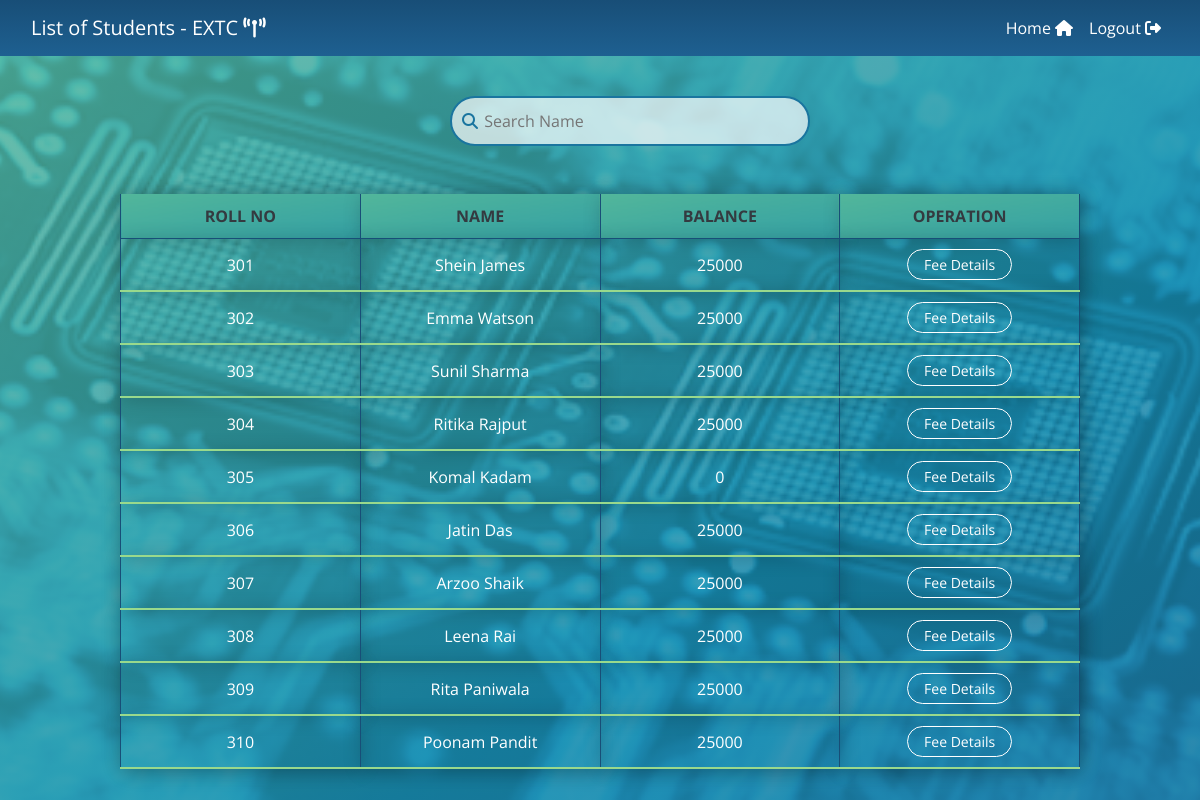
The app's page /extc.php with its own data.
### tables this page shows
CREATE TABLE `extc` (
  `name` varchar(20) NOT NULL,
  `id` int(20) NOT NULL,
  `contact` varchar(20) NOT NULL,
  `email` varchar(30) NOT NULL,
  `joindate` date NOT NULL,
  `balance` int(30) NOT NULL
);

### extc.php (the view, shortened to what this page needs)
<!DOCTYPE html>
<html>
  <head>
    <link href="https://cdn.jsdelivr.net/npm/bootstrap@5.0.1/dist/css/bootstrap.min.css" rel="stylesheet">
    <link rel="stylesheet" href="https://maxcdn.bootstrapcdn.com/bootstrap/4.5.0/css/bootstrap.min.css">
    <link href="styles.css" rel="stylesheet">
  </head>
  <body>
    <nav class="navbar navbar-expand-md navbar-dark fixed-top">
      <div class="container-fluid">
        <a class="navbar-brand">List of Students - EXTC <i class="fas fa-broadcast-tower"></i></a>
        <div class="collapse navbar-collapse" id="navbarCollapse">
          <ul class="navbar-nav ms-auto">
            <li class="nav-item">
              <a class="nav-link active" aria-current="page" href="home.html">Home <i class="fas fa-home"></i></a>
            </li>
            <li class="nav-item">
              <a class="nav-link active" aria-current="page" href="logout.php">Logout <i class="fas fa-sign-out-alt"></i></a>
            </li>
          </ul>
        </div>
      </div>
    </nav>
    <div class="bg_extc">
      <br><br><br><br>
      <div class="search">
        <i class="fas fa-search" style="color: #1A759F;"></i>
        <input class="search-bar" id="search" type="text" placeholder="Search Name">
      </div>
      <br><br>
      <table>
        <thead>
          <tr class="text-uppercase text-dark">
            <th scope="col" class="text-center px-5">Roll No</th>
            <th scope="col" class="text-center px-5">Name</th>
            <th scope="col" class="text-center px-5">Balance</th>
            <th scope="col" class="text-center px-5">Operation</th>
          </tr>
        </thead>
        <tbody id="output">
          <?php
          $conn = mysqli_connect("localhost", "root", "", "fees");
          $sql = "SELECT * FROM extc";
          $result = mysqli_query($conn,$sql);
          while($rows = mysqli_fetch_assoc($result)){
          ?>
          <tr style="border-bottom: 2px solid #99D98C;">
            <td class="px-5"><?php echo $rows['id']?></td>
            <td class="px-5"><?php echo $rows['name']?></td>
            <td class="px-5"><?php echo $rows['balance']?></td>
            <td><a href="payextc.php?id= <?php echo $rows['id'] ;?>"> <button type="button" class="btn5 px-3 btn-sm">Fee Details</button></a></td>
          </tr>
          <?php
          }
          ?>
        </tbody>
      </table>
    </div>
  </body>
</html>

### styles.css (style rules this page uses)
body, html { height: 100%; margin: 0; background: linear-gradient(to right,#D9ED92,#B5E48C,#99D98C); font-family: 'Open Sans', sans-serif; color: lightyellow; }
.navbar { background: linear-gradient(to bottom, #184E77, #1E6091); color: lightyellow; }
.search { padding: 10px; border: 2px solid #1A759F; border-radius: 25px; margin-left: 450px ; width: 30%; outline: transparent; background: rgba(255, 255, 255, 0.7); }
.search-bar { outline: transparent; border: transparent; background: transparent; }
.bg_extc { background-image: linear-gradient(to bottom right, rgba(82, 182, 154, 0.85), rgba(52, 160, 164, 0.85), rgba(22, 138, 173, 0.85), rgba(26, 117, 159, 0.85)), url("media/extc.jpg"); min-height: 100%; min-width: 100%; background-position: center; background-repeat: no-repeat; background-size: cover; position:sticky; }
table, th, td { border-bottom: 1px solid #184E77; border-right: 1px solid #184E77; border-left: 1px solid #184E77; border-collapse: collapse; margin: 25px 0; table-layout: fixed; width: 80%; margin: auto; box-shadow: 2px 2px 20px rgba(0, 0, 0, 0.2); padding: 0px; }
th { background-image: linear-gradient(to bottom right, #52B69A, #34A0A4); }
th, td { padding: 10px; text-align: center; }
td { color: white; }
.btn5 { border-radius: 50px; background-color: transparent; color: #fff; border: 1px solid #fff; }

### records on screen
extc: id "301", name "Shein James", balance "25000"
extc: id "302", name "Emma Watson", balance "25000"
extc: id "303", name "Sunil Sharma", balance "25000"
extc: id "304", name "Ritika Rajput", balance "25000"
extc: id "305", name "Komal Kadam", balance "0"
extc: id "306", name "Jatin Das", balance "25000"
extc: id "307", name "Arzoo Shaik", balance "25000"
extc: id "308", name "Leena Rai", balance "25000"
extc: id "309", name "Rita Paniwala", balance "25000"
extc: id "310", name "Poonam Pandit", balance "25000"
